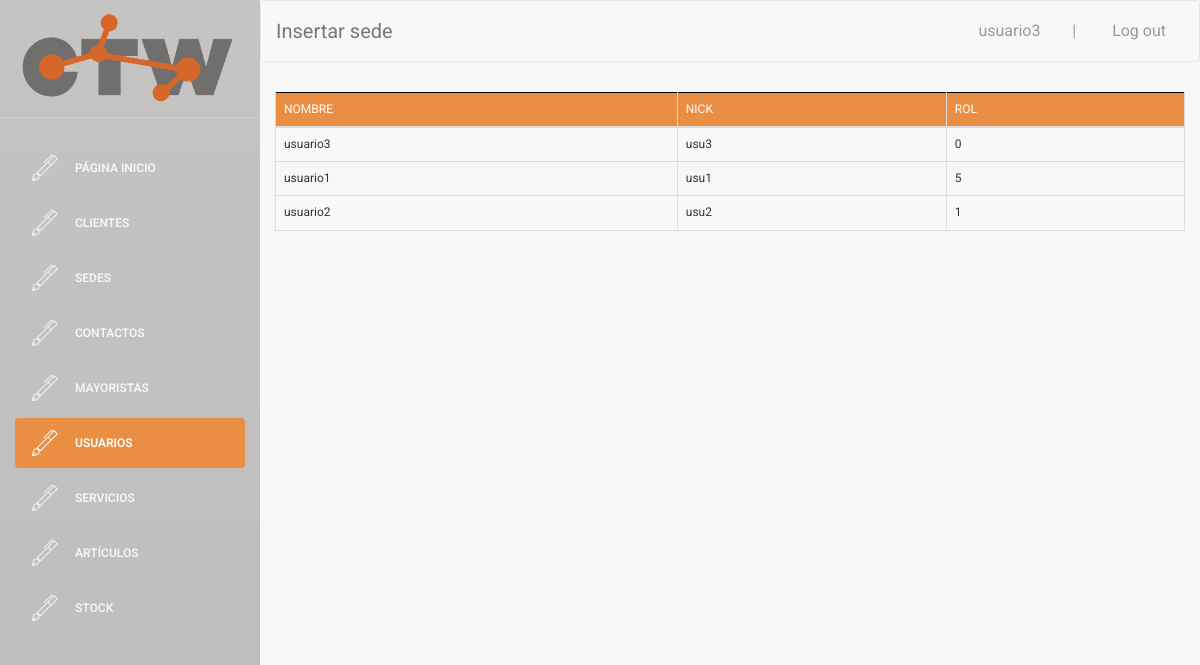
The page /buscador/buscador_usuarios.php (signed in) on the database as committed earlier.
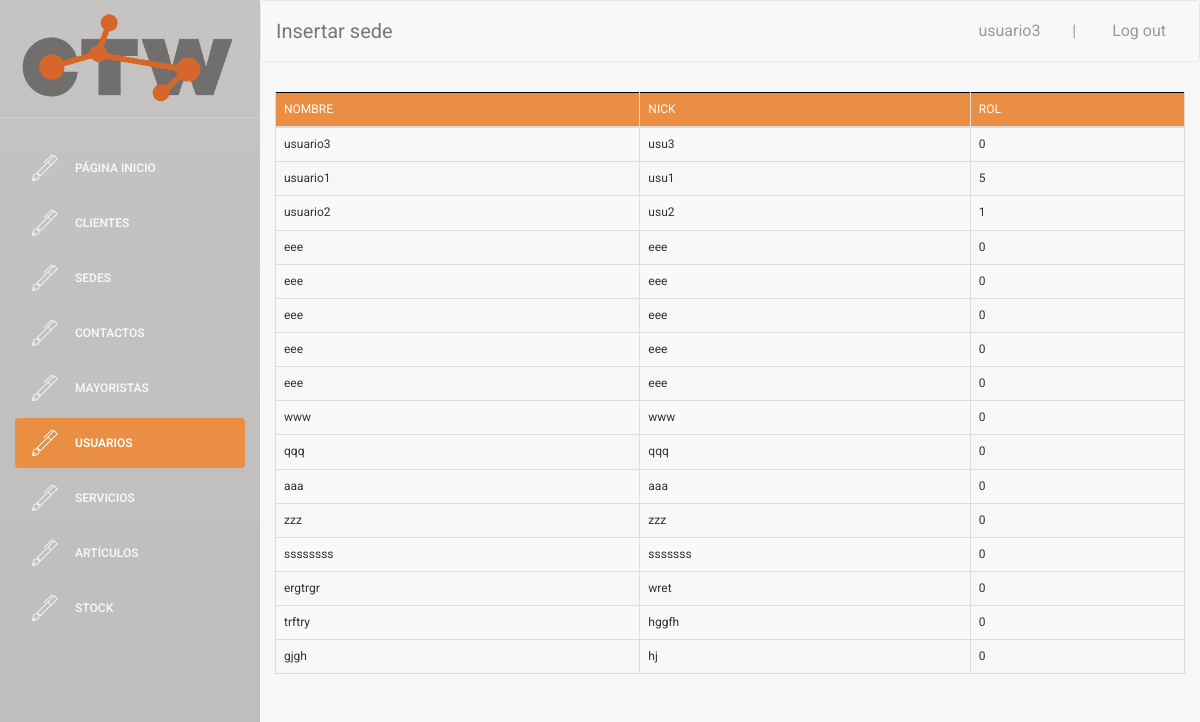
The same page on the database as committed later.
### tables this page shows
CREATE TABLE `USUARIO` (
  `ID_USUARIO` int(4) NOT NULL,
  `nombre` varchar(40) NOT NULL,
  `user` varchar(20) NOT NULL,
  `password` varchar(50) NOT NULL,
  `rol` int(1) NOT NULL,
  `imagen` text
);

### web/buscador/buscador_usuarios.php (the view, shortened to what the changed rows need)
    <!doctype html>
<?php
if($_SESSION["login_done"]==true){
?>
<html lang="en">
<head>
    <link rel="stylesheet" href="https://maxcdn.bootstrapcdn.com/bootstrap/3.3.6/css/bootstrap.min.css">
    <link rel="stylesheet" href="https://cdn.datatables.net/1.10.12/css/dataTables.bootstrap.min.css">
    <link href="../assets/css/bootstrap.min.css" rel="stylesheet" />
    <link href="../assets/css/animate.min.css" rel="stylesheet"/>
    <link href="../assets/css/light-bootstrap-dashboard.css" rel="stylesheet"/>
    <link href="../assets/css/demo.css" rel="stylesheet" />
    <link href="http://maxcdn.bootstrapcdn.com/font-awesome/4.2.0/css/font-awesome.min.css" rel="stylesheet">
    <link href="../assets/css/pe-icon-7-stroke.css" rel="stylesheet" />
    <link href="http://cdnjs.cloudflare.com/ajax/libs/x-editable/1.5.0/bootstrap3-editable/css/bootstrap-editable.css" rel="stylesheet"/>
    <link href="../assets/css/table_editor.css" rel="stylesheet"/>
    <link href="../assets/css/table.css" rel="stylesheet"/>
    <link href="../assets/css/table2.css" rel="stylesheet"/>
    <link href="../assets/css/table4.css" rel="stylesheet"/>
    <link href="../assets/css/insert.css" rel="stylesheet" />
    <link href="../assets/css/micss.css" rel="stylesheet" />
</head>
<body>
<div class="wrapper">
    <div class="main-panel">
        <div class="content">
            <div class="container-fluid">
                <div class="row">
                    <div >
                        <div >
                                <table id="buscador_usuario" class="table table-striped table-bordered">
                                    <thead>
                                        <tr>
                                            <th>Nombre</th>
                                            <th>Nick</th>
                                            <th>Rol</th>
                                        </tr>
                                    </thead>
                                    <tbody>
                                        <?php
                                            $conn = connect();
                                            $sql = "SELECT * FROM USUARIO";
                                            $result = $conn->query($sql);
                                            if ($result->num_rows > 0) {
                                                 while($row = $result->fetch_assoc()) {
                                                    $pk = $row['ID_USUARIO'];
                                        ?>
                                                    <tr>
                                                        <td><a href="#" class="nombre" data-pk=<?php echo "\"$pk\""; ?>><?php echo $row['nombre']?> </a></td>
                                                        <td><a href="#" class="user" data-pk=<?php echo "\"$pk\""; ?>><?php echo $row['user']?> </a></td>
                                                        <td><a href="#" class="rol" data-pk=<?php echo "\"$pk\""; ?>><?php echo $row['rol']?> </a></td>
                                                    </tr>
                                        <?php
                                                 }
                                            } else {
                                                 echo "0 results";
                                            }
                                        ?>
                                    </tbody>
                                </table>
                        </div>
                    </div>
                </div>
            </div>
        </div>
            </div>
    </div>
</body>
</html>
<?php
}else{
    echo "false";
    header("location:../index.php");
}
?>

Rows that differ between the two databases and show on the page:
added usuario: nombre "eee", user "eee", rol "0"
added usuario: nombre "eee", user "eee", rol "0"
added usuario: nombre "eee", user "eee", rol "0"
added usuario: nombre "eee", user "eee", rol "0"
added usuario: nombre "eee", user "eee", rol "0"
added usuario: nombre "www", user "www", rol "0"
added usuario: nombre "qqq", user "qqq", rol "0"
added usuario: nombre "aaa", user "aaa", rol "0"
added usuario: nombre "zzz", user "zzz", rol "0"
added usuario: nombre "ssssssss", user "sssssss", rol "0"
added usuario: nombre "ergtrgr", user "wret", rol "0"
added usuario: nombre "trftry", user "hggfh", rol "0"
added usuario: nombre "gjgh", user "hj", rol "0"
